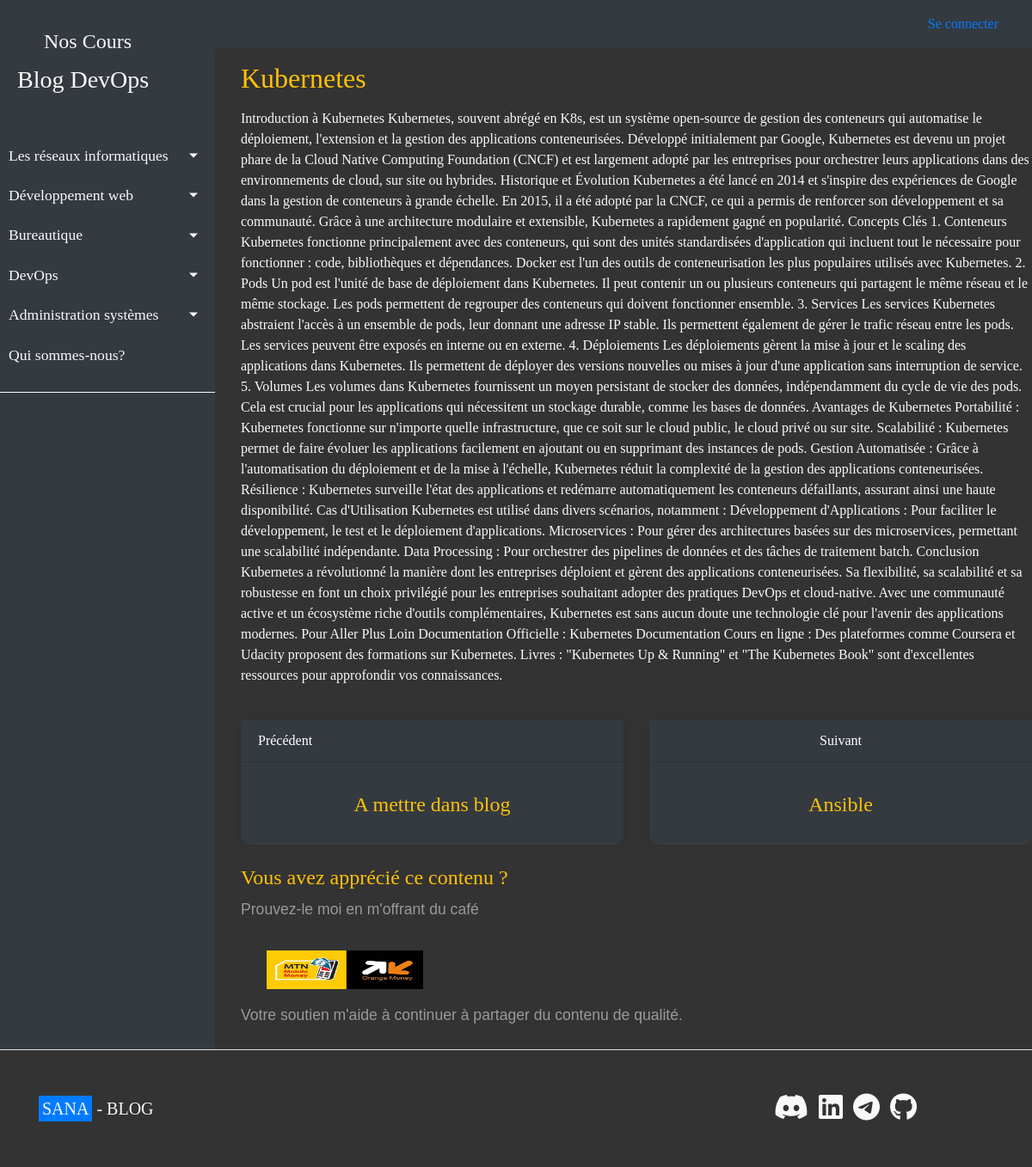
/articles/1/, run on the app's committed database.
### blog/models.py (models this page shows, shortened)
class Post(models.Model):
    title = models.CharField(max_length=100)
    content = models.TextField()
    created_at = models.DateTimeField(auto_now_add=True)
    updated_at = models.DateTimeField(auto_now=True)
    category = models.ForeignKey(Category, on_delete=models.CASCADE, related_name= 'posts')

### blog/views.py (the view)
# urls.py: path('articles/<int:id>/', blog.views.detail_article, name='detail' ),
def detail_article(request, id):
    article = models.Post.objects.get(id=id)
    articles = models.Post.objects.all()
    groups = models.Category.objects.all()
    context = {
        'article': article,
        'articles': articles,
        'groups': groups
    }
    return render(request, 'blog/detail_article.html', context)

### blog/templates/blog/detail_article.html (shortened to what this page needs)
{% extends 'base.html' %}
{% block content %}
<header class="py-4">
    <nav class="navbar navbar-expand-md fixed-top bg-dark">
        <div class="container-fluid">
            <button type="button" id="sidebarCollapse" class="btn bg-dark ms-md-0 mt-5 border-0">
                <h4 class="text-light"><span>Nos Cours</span></h4>
            </button>
            <div class="collapse navbar-collapse justify-content-end" id="navbarNav">
                <ul class="navbar-nav">
                    <li class="nav-item">
                        <a class="nav-link text-primary fw-bold" href="{% url 'login' %}">Se connecter</a>
                    </li>
                </ul>
            </div>
        </div>
    </nav>
</header>
<div class="row mt-2">
    <div class="col-auto wrapper">
        <nav id="sidebar" class="text-light bg-dark d-none d-md-block">
            <div class="sidebar-header text-light bg-dark">
                <h3>Blog DevOps</h3>
            </div>
            <ul class="list-unstyled components">
                <li>
                    <a href="#pageSubmenuri" data-toggle="collapse" aria-expanded="false" class="dropdown-toggle">
                        Les réseaux informatiques
                    </a>
                </li>
                <li>
                        <a href="#pageSubmenudev" data-toggle="collapse" aria-expanded="false" class="dropdown-toggle">
                            Développement web
                        </a>
                    </li>
                   <li>
                    <a href="#pageSubmenubr" data-toggle="collapse" aria-expanded="false" class="dropdown-toggle">Bureautique</a>
                </li>
                <li>
                    <a href="#pageSubmenuops" data-toggle="collapse" aria-expanded="false" class="dropdown-toggle">
                        DevOps
                    </a>
                </li>
                <li>
                    <a href="#pageSubmenuads" data-toggle="collapse" aria-expanded="false" class="dropdown-toggle">
                        Administration systèmes
                    </a>
                </li>
                <li><a href="https://portfolio-kodji.vercel.app/">Qui sommes-nous?</a></li>
            </ul>
        </nav>
    </div>
    <div id="mainContent" class="col text-light d-block">
        <div class="display-2 mt-3 mb-3">
            <h2 class="text-warning">{{ article.title|safe }}</h2>
        </div>
        <div id="part-1" class="part">
            <div>{{ article.content|safe }}</div>
        </div>
        <div class="row mt-4 mb-4">
            <div class="col-md-6 col-sm-12 mt-3">
                <div class="card text-warning bg-dark border-0" id="prevCard" onclick="changeArticle(-1)" style="cursor:pointer;">
                    <div class="card-header text-start bg-dark">Précédent</div>
                    <div class="card-body">
                        <h4 class="card-title text-center" id="prevTitle"></h4>
                    </div>
                </div>
            </div>
            <div class="col-md-6 col-sm-12 mt-3">
                <div class="card text-warning bg-dark border-0" id="nextCard" onclick="changeArticle(1)" style="cursor:pointer;">
                    <div class="card-header text-center bg-dark">Suivant</div>
                    <div class="card-body">
                        <h4 class="card-title text-center" id="nextTitle"></h4>
                    </div>
                </div>
            </div>
        </div>
        <div class="mb-4">
            <a href="http://ko-fi.com/kodjikanka">
                <h4 class="text-warning">Vous avez apprécié ce contenu ?</h4>
                <p>Prouvez-le moi en m'offrant du café</p>
                <div class="row">
                    <div class="col-md-6 mt-3">
                    </div>
                    <div class="col-md-6 mt-3">
                        <a href="tel:696903285">
                            <img class="img-fluid" style="width:182px; height:45px;" src="../../../static/mobile-money.jpg" alt="Mobile Money">
                        </a>
                    </div>
                </div>
                <h5 class="mt-3">Votre soutien m'aide à continuer à partager du contenu de qualité.</h5>
            </a>
        </div>
    </div>
</div>
{% endblock %}

### templates/base.html (shortened to what this page needs)
<!DOCTYPE html>
{% load static %}
<html lang="fr">
  <head>
    <link rel="stylesheet" href="https://stackpath.bootstrapcdn.com/bootstrap/4.1.0/css/bootstrap.min.css">
    <link rel="stylesheet" href="../../../static/style.css">
</head>
  <body>
      {% block content %} {% endblock %}
      <footer id="footer" class="border-top">
        <div class="container py-5">
          <div class="row gy-4 align-items-center">
            <div class="col-12 col-md-9 col-sm-6">
              <a class="navbar-brand text-light text-uppercase fw-bold" href="#">
                <span class="bg-primary bg-gradient p-1 rounded-3 text-light">Sana</span> - Blog
              </a>
            </div>
            <div class="col-12 col-md-3 col-sm-6 text-md-end">
              <ul class="list-inline mb-0">
                <li class="list-inline-item">
                  <a href="https://discord.gg/36EdmPEmjy" class="text-decoration-none text-light" data-bs-toggle="tooltip" title="Discord">
                    <i class="fab fa-discord fa-2x"></i>
                  </a>
                </li>
                <li class="list-inline-item">
                  <a href="https://linkedin.com/in/kkpdjaba" class="text-decoration-none text-light" data-bs-toggle="tooltip" title="LinkedIn">
                    <i class="fab fa-linkedin fa-2x"></i>
                  </a>
                </li>
                <li class="list-inline-item">
                  <a href="https://t.me/Kkanka_sana" class="text-decoration-none text-light" data-bs-toggle="tooltip" title="Telegram">
                    <i class="fab fa-telegram fa-2x"></i>
                  </a>
                </li>
                <li class="list-inline-item">
                  <a href="https://github.com/KODJIKanka/" class="text-decoration-none text-light" data-bs-toggle="tooltip" title="Github">
                    <i class="fab fa-github fa-2x"></i>
                  </a>
                </li>
              </ul>
            </div>
          </div>
        </div>
      </footer>
  </body>
</html>

### static/style.css (style rules this page uses)
.wrapper { display: flex; align-items: stretch; }
#sidebar { min-width: 250px; max-width: 250px; min-height: 100vh; }
a[data-toggle="collapse"] { position: relative; }
.dropdown-toggle::after { display: block; position: absolute; top: 50%; right: 20px; transform: translateY(-50%); }
#sidebarCollapse { position: fixed; transition: all 0.3s; }
#sidebarCollapse { display: flex; justify-content: center; align-items: center; }
body { font-family: Georgia, 'Times New Roman', Times, serif; background: #333; }
h5 { font-family: 'Poppins', sans-serif; font-size: 1.1em; font-weight: 300; line-height: 1.7em; color: #999; }
p { font-family: 'Poppins', sans-serif; font-size: 1.1em; font-weight: 300; line-height: 1.7em; color: #999; }
a, a:hover, a:focus { color: inherit; text-decoration: none; transition: all 0.3s; }
#sidebar { color: #fff; transition: all 0.3s; }
#sidebar .sidebar-header { padding: 20px; }
#sidebar ul.components { padding: 20px 0; border-bottom: 1px solid ; }
#sidebar ul li a { padding: 10px; font-size: 1.1em; display: block; }
.card { border: 1px solid #ccc; border-radius: 10px; box-shadow: 0 0 10px rgba(0, 0, 0, 0.1); }
.card-header { background-color: #007bff; color: white; margin-bottom: 15px; }
.btn { padding: 10px 20px; border-radius: 5px; / }
.btn { padding: 10px 20px; border-radius: 5px; }

### data on the page
Post: title "Kubernetes", content "Introduction à Kubernetes Kubernetes, souvent abrégé en K8s, est un système open-source de gestion des conteneurs qui automatise le déploiement, l'extension et la gestion des applications conteneurisées. Développé initialement par Google, Kubernetes est devenu un projet phare de la Cloud Native Computing Foundation (CNCF) et est largement adopté par les entreprises pour orchestrer leurs applications dans des environnements de cloud, sur site ou hybrides. Historique et Évolution Kubernetes a été lancé en 2014 et s'inspire des expériences de Google dans la gestion de conteneurs à grande échelle. En 2015, il a été adopté par la CNCF, ce qui a permis de renforcer son développement et sa…"
